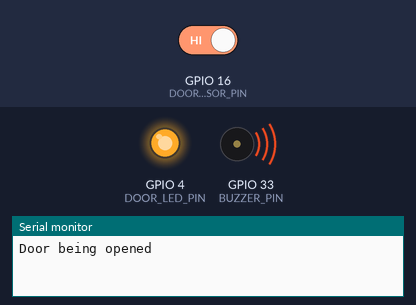
Simulated run of this sketch. Board: ESP32. On the bench: output pins drawn as LEDs (lit = HIGH), buzzer (waves = sounding, pin HIGH), the last lines printed to the serial monitor. The inputs (shaded band) are chosen by the test bench; at power-on: GPIO 16 (DOOR_SENSOR_PIN) HIGH.

Above: at 1.2 s.
1.3 s: GPIO 16 (DOOR_SENSOR_PIN) driven LOW
At 2.2 s:
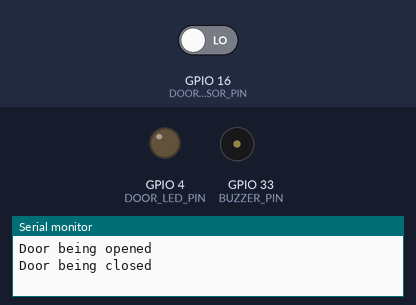
2.8 s: GPIO 16 (DOOR_SENSOR_PIN) driven HIGH
At 3.4 s:
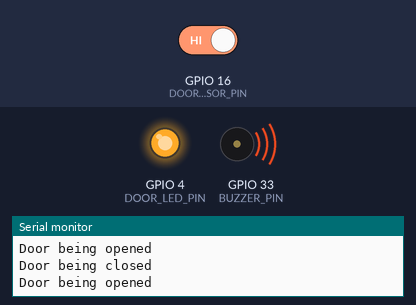
Timing chart, 0 to 5.8 s (numbered marks = the images above; inputs shaded):
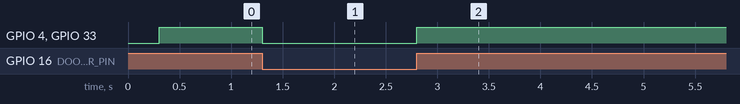

The sketch:

session_3_1.ino
```cpp
// (licence header left out)
#define DOOR_LED_PIN     4
#define DOOR_SENSOR_PIN  16
#define BUZZER_PIN       33

#define DETECT_DOOR_OPENED true
#define DOOR_BOUNCE_DELTA  300   // Millisecond

// Variables
int reedState = LOW; // door closed by default
// Door sensor related variables
bool isDoorOpened = false;
unsigned long lastDoorBounceTime = 0;    // Bounce time for reed sensor

void gpioSetup() {
  // Setup outputs
  pinMode(DOOR_LED_PIN, OUTPUT);
  pinMode(BUZZER_PIN, OUTPUT);
  // Setup input with pull-up
  pinMode(DOOR_SENSOR_PIN, INPUT_PULLUP);
  // Initialize outputs
  digitalWrite(DOOR_LED_PIN, LOW);
  digitalWrite(BUZZER_PIN, LOW);
}

void handleDoorState() {
  reedState = digitalRead(DOOR_SENSOR_PIN);
  // If the door is opened at the first time
  if (reedState == HIGH && !isDoorOpened && (millis() - lastDoorBounceTime) > DOOR_BOUNCE_DELTA) {
    digitalWrite(BUZZER_PIN, HIGH);
    digitalWrite(DOOR_LED_PIN, HIGH);
    isDoorOpened = true;
    Serial.println("Door being opened");
    lastDoorBounceTime = millis();
  }
  // If the door being closed from open state
  if (reedState == LOW && isDoorOpened && (millis() - lastDoorBounceTime) > DOOR_BOUNCE_DELTA) {
    digitalWrite(BUZZER_PIN, LOW);
    digitalWrite(DOOR_LED_PIN, LOW);
    isDoorOpened = false;
    Serial.println("Door being closed");
    lastDoorBounceTime = millis();
  }
}

void setup() {
  Serial.begin(115200);
  gpioSetup();
}

void loop() {
  if (DETECT_DOOR_OPENED) handleDoorState();
}
```

Measured:
- after the input at 1.3 s, GPIO 4 (DOOR_LED_PIN), GPIO 33 (BUZZER_PIN): HIGH → LOW at once
- after the input at 2.8 s, GPIO 4 (DOOR_LED_PIN), GPIO 33 (BUZZER_PIN): LOW → HIGH at once
